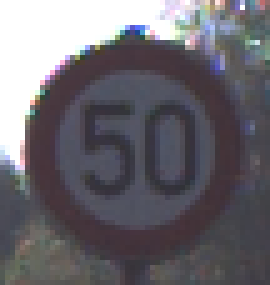
#> input picture Datasets/ger/train/Images/00002/00001_00022.ppm, 54 x 57 px (shown 5 times larger); its folder holds only this picture in this run
$ python procesarImgs.py
#> lines starting #> are read from the running program, lines starting #| are printed output that depends on the picture
import numpy as np
import os
#from cv2 import resize, imread
from PIL import Image
import csv
import scipy

## Creamos los métodos auxiliares ##

# Cargamos una imagen
def load_image(path, size):
    img = Image.open(path)
    return np.asarray(img.resize(size), dtype = np.float32)

# Devuelve una lista con los datos del fichero csv.
def read_csv(path, delimiter):
    file = open(path)
    title_csv = csv.reader(file, delimiter = delimiter)
    return list(title_csv)

# Devuelve una colección de directorios de la ruta especificada
def get_directories(data_dir):
#> called with data_dir = 'Datasets/ger/train/Images'
    directories = []

    if os.path.exists(data_dir):
        #Buscamos todos los directorios de la ruta
        for d in os.listdir(data_dir):
            if os.path.isdir(os.path.join(data_dir, d)):
                directories.append(d)
#> pass 2 of the loop in get_directories, `for d in os.listdir(data_dir):`:

    else:
        print("path doesn't exists")
    return directories

# Devuelve las imagenes y etiquetas de la carpeta especificada
def read_images_labels_from_dir(directory, images, labels, shape, get_label_from_dir):

    #Buscamos fotos en el directorio
#> called with directory = 'Datasets/ger/train/Images', shape = (32, 32), get_label_from_dir = True
    for f in os.listdir(directory):
        # Cargamos archivos con extension .ppm
        # Obviamos el color y lo cargamos como escala de grises y normalizamos el tamaño
        if f.endswith(".ppm"):
            image = load_image(os.path.join(directory, f), shape)
            images.append(image)
            if get_label_from_dir:
                labels.append(int(os.path.basename(directory)))
#> pass 2 of the loop in read_images_labels_from_dir, `for f in os.listdir(directory):`:

    return images, labels

# Devuelve una colección con las imágenes y los labels de la ruta
def readDataset(data_dir, shape, get_label_from_dir):
    images = []
    labels = []
    directories = get_directories(data_dir)

    images, labels = read_images_labels_from_dir(data_dir, images, labels, shape, get_label_from_dir)

    for d in directories:

        #Buscamos fotos en el directorio
        images_dir = os.path.join(data_dir, d)
        images, labels = read_images_labels_from_dir(images_dir, images, labels, shape, get_label_from_dir)
#> in load_image, img is the input picture: PIL image 54x57 RGB; mean R, G, B 107.3, 104.2, 110.9
#> in load_image, `return np.asarray(img.resize(size), dtype = np.float32)`:
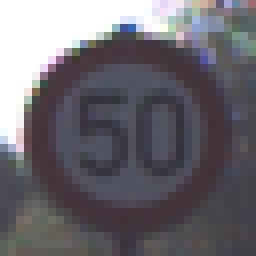
#> returned value: shape (32, 32, 3) float32 (shown 8 times larger); mean of channels 0, 1, 2 107.2, 104.2, 110.8; drawn as R, G, B
#> images = 1 item; labels = [2]
#> pass 2 of the loop in readDataset, `for d in directories:`:
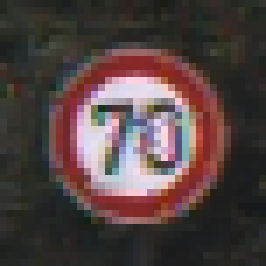
#> input picture Datasets/ger/train/Images/00004/00009_00014.ppm, 38 x 38 px (shown 7 times larger)
#> in load_image, img is the input picture: PIL image 38x38 RGB; mean R, G, B 81.6, 66.3, 65.5
#> in load_image (call 2), `return np.asarray(img.resize(size), dtype = np.float32)`:
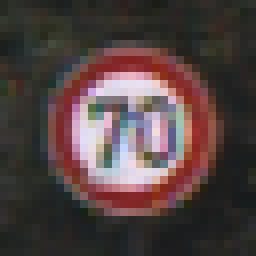
#> returned value: shape (32, 32, 3) float32 (shown 8 times larger); mean of channels 0, 1, 2 81.6, 66.4, 65.5; drawn as R, G, B
#> images = 2 items; labels = [2, 4]

    return images, labels

# Imprime los tamaños de las colecciones
def print_size_dataset(images, labels, np_images, np_labels, environment):
    print("Total de imágenes (" + environment + "): ", len(images))
    print("Total de etiquetas (" + environment + "): ", len(set(labels)))
    print("Tamaño de imágenes: ", np_images.shape)
    print("Tamaño de etiquetas: ", np_labels.shape)

# Devuelve una lista con las categorías de las imágenes de prueba leídas del fichero csv.
def get_class_id_array(csv, class_column, first_is_header = True):
    labels = []
    for row in csv:
        if not first_is_header:
            labels.append(int(row[class_column]))
        else:
            first_is_header = False

    return labels

# Imprime los atributos de las imágenes de una etiqueta especifica.
def print_signals_attributes(label, images, source, titles):
    start = 0
    end = 0
    try:
        start = source.index(label)
        end = start + source.count(label)
    except:
        print("label doesn't exist")

    if start < end:
        print("Signal: ", titles[label][1])
        for image in images[start:end]:
            print("shape: ", image.shape, "\tmin:", image.min(), "\tmax: ", image.max())

## Fijamos la dimensión de las imágenes ##
IMG_SHAPE = (32, 32)
print("Tamaño de las imágenes de entrada: ", IMG_SHAPE)
IMG_SHAPE_LEN = IMG_SHAPE[0] * IMG_SHAPE[1]
print("Vectorizando la entrada, sería de un tamaño: ", IMG_SHAPE_LEN)

## Obtenemos los directorios ##
root_path = os.getcwd()
labels_path = os.path.join(root_path, "Datasets/ger/labels.csv")
train_path = os.path.join(root_path, "Datasets/ger/train/Images")
test_info_path = os.path.join(root_path, "Datasets/ger/test/GT-final_test.csv")
test_path = os.path.join(root_path, "Datasets/ger/test/Images")

## Cargamos las imágenes de entrenamiento ##
images_train, labels_train = readDataset(train_path, IMG_SHAPE, True)
#> images_train = 2 items; labels_train = [2, 4]

## Convertimos las listas a array numpy de float32 ##
np_images_train = np.asarray(images_train, dtype = np.float32)
np_labels_train = np.asarray(labels_train, dtype = np.int8)
#> np_labels_train = [2, 4]

np.save("x_train.npy", np_images_train)
np.save("y_train.npy", np_labels_train)

## Recuperamos los diferentes tipo de señales de tráfico que se van a clasificar ##
titles = read_csv(labels_path, ",")
#> (the run stopped early here; a loop or call above may not have finished)
